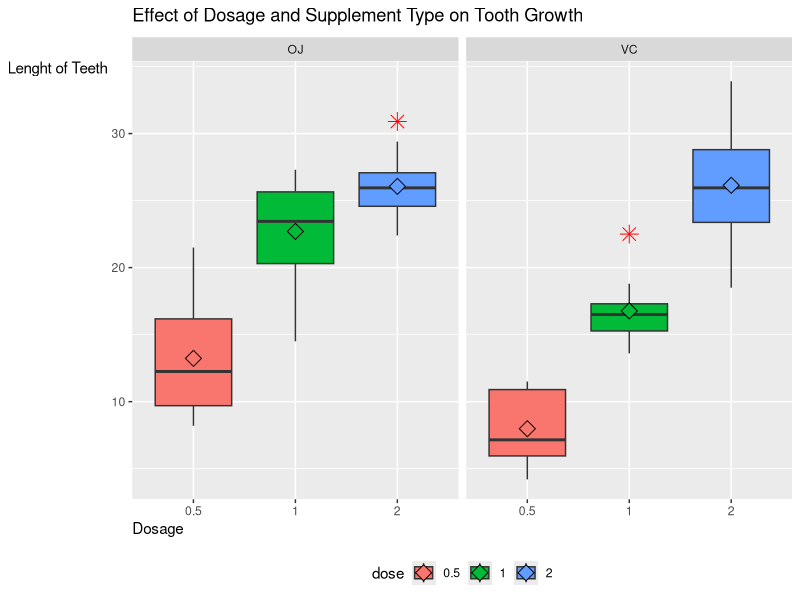

This chart was generated by the following R code: (Note: this script raises an error after producing the figure.)
## ---- chunk 1
library(datasets)
data("ToothGrowth")

dim(ToothGrowth)
str(ToothGrowth)
head(ToothGrowth)

ToothGrowth$dose<-as.factor(ToothGrowth$dose)
str(ToothGrowth)

summary(ToothGrowth)

library(ggplot2)

ggplot(ToothGrowth,aes(x=dose,y=len,fill=dose))+
    geom_boxplot(outlier.color = "red",outlier.shape = 8,outlier.size = 4)+
    stat_summary(fun.y=mean, geom="point", shape=23, size=4)+
    facet_wrap(~supp)+
    theme(legend.position = "bottom",
          axis.title.y = element_text(vjust = 1, angle = 0)
          ,axis.title.x = element_text(hjust = 0))+
    xlab("Dosage")+
    ylab("Lenght of Teeth")+
    labs(title=expression("Effect of Dosage and Supplement Type on Tooth Growth"))

## ---- chunk 2
summary<-summary(ToothGrowth)
summary
sd<-sd(ToothGrowth$len)
sd
## ---- chunk 3
test1<-t.test(len~supp,paired=F,var.equal=TRUE,data = ToothGrowth)
test2<-t.test(len~supp,paired=F,var.equal=FALSE,data=ToothGrowth)
supp.test<-data.frame("p.value"=c(test1$p.value,test2$p.value),
                      "lower.bound"=c(test1$conf[1],test2$conf[1]),
                      "upper.bound"=c(test1$conf[2],test2$conf[2]),
                      row.names=c("Var.Equal","Var.Unequal"))

supp.test
## ---- chunk 4
d0.5<-subset(ToothGrowth,ToothGrowth$dose %in% c(0.5))
d1.0<-subset(ToothGrowth,ToothGrowth$dose %in% c(1.0))
d2.0<-subset(ToothGrowth,ToothGrowth$dose %in% c(2.0))

test.5<-t.test(len~supp,paired=FALSE,var.equal=FALSE,data=d0.5)
test.out.5<-data.frame("p.value"=c(test.5$p.value),
                       "Estimated mean"=c(test.5$estimate),
                       "lower.bound"=c(test.5$conf[1]),
                       "upper.bound"=c(test.5$conf[2]))
test.out.5


test.1<-t.test(len~supp,paired=FALSE,var.equal=FALSE,data=d1.0)
test.out.1<-data.frame("p.value"=c(test.1$p.value),
                       "Estimated mean"=c(test.1$estimate),
                       "lower.bound"=c(test.1$conf[1]),
                       "upper.bound"=c(test.1$conf[2]))
test.out.1

test.2<-t.test(len~supp,paired=FALSE,var.equal=FALSE,data=d2.0)
test.out.2<-data.frame("p.value"=c(test.2$p.value),
                       "Estimated mean"=c(test.2$estimate),
                       "lower.bound"=c(test.2$conf[1]),
                       "upper.bound"=c(test.2$conf[2]))
test.out.2
